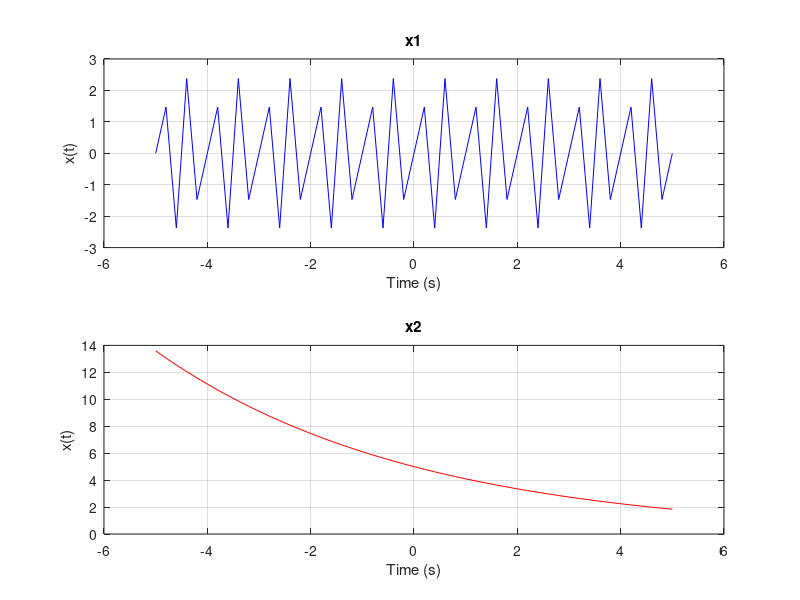
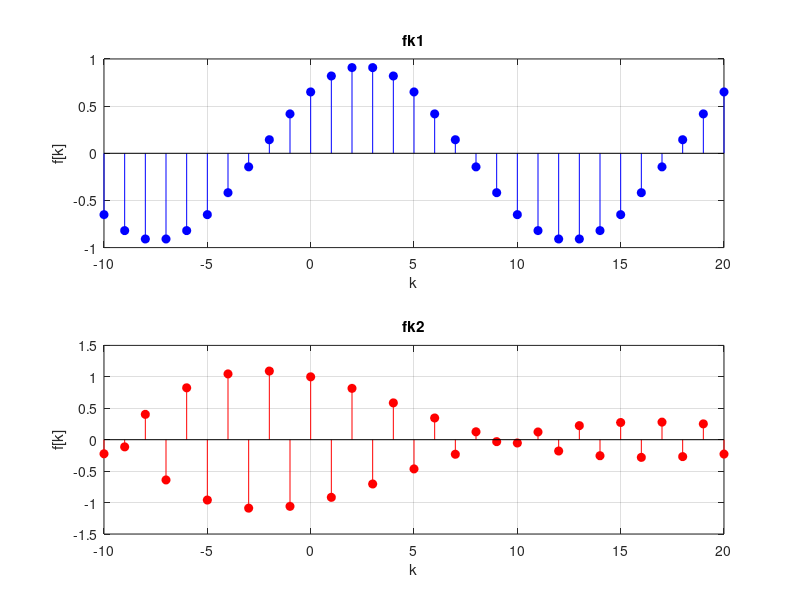

The MATLAB source for these figures, in order:
t = -5:0.2:5;
x1 = 5*sin(2*pi*t).*cos(2*pi*t);
x2 = 5*exp(-0.2*t);

figure;
subplot(2, 1, 1); 
plot(t, x1, 'b');
title('x1');
xlabel('Time (s)');
ylabel('x(t)');
grid on;

subplot(2, 1, 2); 
plot(t, x2, 'r');
title('x2');
xlabel('Time (s)');
ylabel('x(t)');
grid on;

k = -10:1:20;
fk1 = -0.92*sin(0.1*pi*k - 0.75*pi);
fk2 = (-0.93).^k .* exp(i*pi*k/sqrt(350));

figure;
subplot(2, 1, 1);
stem(k, fk1, 'b', 'filled');
title('fk1');
xlabel('k');
ylabel('f[k]');
grid on;

subplot(2, 1, 2);
stem(k, fk2, 'r', 'filled');
title('fk2');
xlabel('k');
ylabel('f[k]');
grid on;
